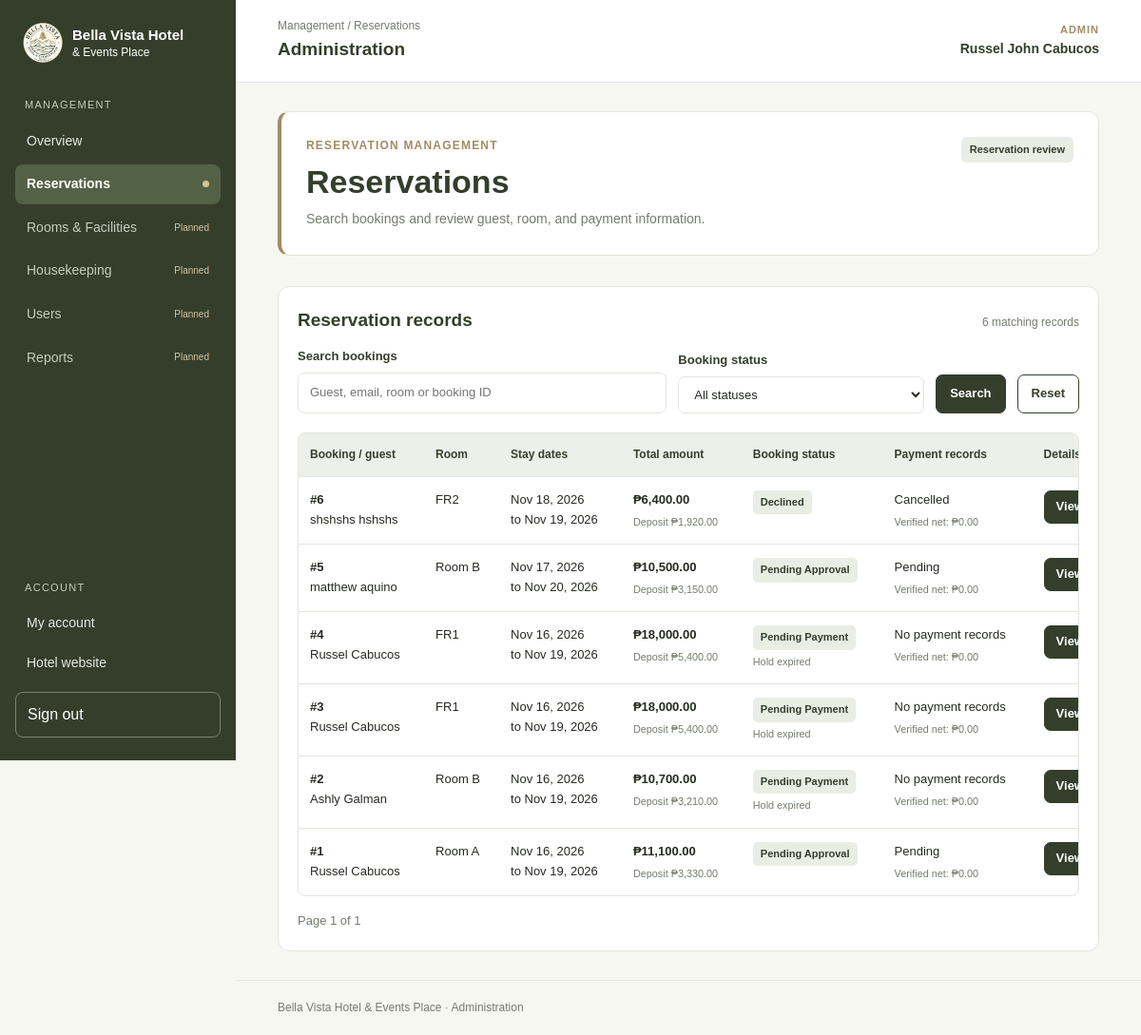
Page /admin/reservations.php (signed in) on the committed database.
### tables this page shows
CREATE TABLE `users` (
  `user_ID` int(10) UNSIGNED NOT NULL,
  `role_ID` int(10) UNSIGNED NOT NULL,
  `account_Status_ID` int(10) UNSIGNED NOT NULL,
  `first_Name` varchar(80) NOT NULL,
  `last_Name` varchar(80) NOT NULL,
  `email_Address` varchar(190) NOT NULL,
  `phone_Number` varchar(25) DEFAULT NULL,
  `password_Hash` varchar(255) DEFAULT NULL COMMENT 'NULL for a guest checkout without an account',
  `created_At` datetime NOT NULL DEFAULT current_timestamp(),
  `deleted_At` datetime DEFAULT NULL
);

CREATE TABLE `booking` (
  `booking_ID` int(10) UNSIGNED NOT NULL,
  `user_ID` int(10) UNSIGNED NOT NULL,
  `booking_Status_ID` int(10) UNSIGNED NOT NULL,
  `checkin_Date` datetime NOT NULL,
  `checkout_Date` datetime NOT NULL,
  `booking_Amount` decimal(12,2) NOT NULL,
  `required_Downpayment` decimal(12,2) NOT NULL,
  `confirmation_Code` varchar(60) DEFAULT NULL COMMENT 'Generated once confirmed',
  `hold_Expires_At` datetime DEFAULT NULL COMMENT 'Optional time limit for Pending Payment holds',
  `created_At` datetime NOT NULL DEFAULT current_timestamp(),
  `deleted_At` datetime DEFAULT NULL
);

CREATE TABLE `booking_status` (
  `booking_Status_ID` int(10) UNSIGNED NOT NULL,
  `booking_Status_Name` varchar(50) NOT NULL,
  `blocks_Availability` tinyint(1) NOT NULL DEFAULT 0,
  `requires_Hold_Expiry_Check` tinyint(1) NOT NULL DEFAULT 0,
  `is_Active` tinyint(1) NOT NULL DEFAULT 1
);

### includes/auth_session.php (called while the page is built, shortened)
<?php
function authCurrentUser(PDO $pdo, bool $lockForUpdate = false): ?array {
    $userID = $_SESSION['auth_user']['user_id'] ?? null;
    try {
        $sql = "
            SELECT u.user_ID, u.first_Name, u.last_Name,
                   u.email_Address, u.phone_Number, ur.role_Name
            FROM users u
            JOIN user_role ur ON ur.role_ID = u.role_ID
            JOIN account_status ast ON ast.account_Status_ID = u.account_Status_ID
            WHERE u.user_ID = :user_id
              AND u.deleted_At IS NULL
              AND u.password_Hash IS NOT NULL
              AND ur.is_Active = 1
              AND ast.is_Active = 1
              AND ast.account_Status_Name = 'Active'
              AND ur.role_Name IN ('Admin', 'Housekeeping', 'Guest')
        ";
        $stmt = $pdo->prepare($sql);
        $stmt->execute(['user_id' => $userID]);
        $user = $stmt->fetch(PDO::FETCH_ASSOC);
        return $_SESSION['auth_user'];
    } catch (PDOException $e) {
        error_log('Unable to refresh signed-in account: ' . $e->getMessage());
        return null;
    }
}
function authRoleAllowed(string $role, array $allowedRoles): bool {
    return in_array($role, ['Admin', 'Housekeeping', 'Guest'], true)
        && in_array($role, $allowedRoles, true);
}
function authRequireRoles(
    PDO $pdo,
    array $allowedRoles,
    ?string $loginPath = null,
    ?string $deniedPath = null
): array {
    $user = authCurrentUser($pdo);
    if ($user && authRoleAllowed($user['role'], $allowedRoles)) {
        return $user;
    }
    exit;
}
function authEscape($value): string {
    return htmlspecialchars(
        (string)$value,
        ENT_QUOTES,
        'UTF-8'
    );
}

### includes/admin_reservations.php (called while the page is built, shortened)
<?php
function adminReservationList(PDO $pdo, string $search, ?int $statusID, int $page, int $pageSize = 10): array {
    $where = ['b.deleted_At IS NULL'];
    $params = [];
    $from = ' FROM booking b JOIN users u ON u.user_ID = b.user_ID
        JOIN booking_status bs ON bs.booking_Status_ID = b.booking_Status_ID
        WHERE ' . implode(' AND ', $where);
    $stmt = $pdo->prepare('SELECT COUNT(*)' . $from);
    $stmt->execute($params);
    $total = (int)$stmt->fetchColumn();
    $pageSize = max(1, min(50, $pageSize));
    $pages = max(1, (int)ceil($total / $pageSize));
    $page = max(1, min($page, $pages));
    $sql = "SELECT b.booking_ID, b.confirmation_Code, b.checkin_Date, b.checkout_Date,
        b.booking_Amount, b.required_Downpayment, b.created_At,
        CONCAT_WS(' ', u.first_Name, u.last_Name) AS guest_name,
        bs.booking_Status_Name AS booking_status,
        (bs.requires_Hold_Expiry_Check = 1 AND b.hold_Expires_At IS NOT NULL
          AND b.hold_Expires_At <= NOW()) AS hold_expired,
        (SELECT GROUP_CONCAT(r.room_Code ORDER BY r.room_Code SEPARATOR ', ')
         FROM booking_room br JOIN room r ON r.room_ID = br.room_ID
         WHERE br.booking_ID = b.booking_ID AND br.deleted_At IS NULL) AS room_codes,
        (SELECT GROUP_CONCAT(DISTINCT ps.payment_Status_Name ORDER BY ps.payment_Status_Name SEPARATOR ', ')
         FROM payment p JOIN payment_status ps ON ps.payment_Status_ID = p.payment_Status_ID
         WHERE p.booking_ID = b.booking_ID AND p.deleted_At IS NULL) AS payment_statuses,
        (SELECT COALESCE(SUM(p.amount * pt.balance_Effect), 0)
         FROM payment p JOIN payment_status ps ON ps.payment_Status_ID = p.payment_Status_ID
         JOIN payment_type pt ON pt.payment_Type_ID = p.payment_Type_ID
         WHERE p.booking_ID = b.booking_ID AND p.deleted_At IS NULL AND ps.counts_As_Paid = 1) AS verified_paid"
        . $from . ' ORDER BY b.created_At DESC, b.booking_ID DESC LIMIT :limit OFFSET :offset';
    $stmt = $pdo->prepare($sql);
    $stmt->bindValue(':limit', $pageSize, PDO::PARAM_INT);
    $stmt->bindValue(':offset', ($page - 1) * $pageSize, PDO::PARAM_INT);
    $stmt->execute();
    return ['rows' => $stmt->fetchAll(PDO::FETCH_ASSOC), 'total' => $total, 'page' => $page, 'pages' => $pages, 'page_size' => $pageSize];
}

### admin/reservations.php (the view, shortened to what this page needs)
<?php
require_once __DIR__ . '/../includes/auth_session.php';
require_once __DIR__ . '/../includes/database.php';
$user = authRequireRoles($pdo, ['Admin'], '../pages/login.php', '../pages/auth_account.php');
require_once __DIR__ . '/../includes/admin_reservations.php';
$search = is_string($_GET['q'] ?? null) ? trim($_GET['q']) : '';
$statusID = filter_input(INPUT_GET, 'status', FILTER_VALIDATE_INT, ['options' => ['min_range' => 1]]);
$statusID = $statusID === false ? null : $statusID;
$page = filter_input(INPUT_GET, 'page', FILTER_VALIDATE_INT, ['options' => ['min_range' => 1]]) ?: 1;
$list = null;
try {
    $list = adminReservationList($pdo, $search, $statusID, $page);
} catch (Throwable $e) {
    error_log('Admin reservations: ' . $e->getMessage());
    $feedback = 'Unable to load reservation information. Please try again.';
}
function reservationUrl(string $search, ?int $status, int $page, ?int $detail = null): string {
    $query = ['q' => $search, 'status' => $status, 'page' => $page, 'detail' => $detail];
    return 'reservations.php?' . http_build_query(array_filter($query, static fn($v) => $v !== null && $v !== ''));
}
function reservationMoney($value): string {
    return '₱' . number_format((float)$value, 2);
}
function reservationDate(?string $value, bool $time = false): string {
    return $value ? date($time ? 'M j, Y · g:i A' : 'M j, Y', strtotime($value)) : '—';
}
?>
<!DOCTYPE html>
<html lang="en">
<head>
    <link rel="stylesheet" href="../assets/css/global_style.css">
    <link rel="stylesheet" href="../assets/css/admin_dashboard.css?v=3">
    <link rel="stylesheet" href="../assets/css/admin_reservations.css?v=2">
</head>
<body class="admin-page">
    <?php require __DIR__ . '/../includes/admin_sidebar.php'; ?>
    <div class="admin-workspace">
        <header class="admin-topbar">
            <div><p class="admin-breadcrumb">Management / Reservations</p><p class="admin-topbar-title">Administration</p></div>
            <a class="admin-profile" href="../pages/auth_account.php"><span class="admin-profile-role">Admin</span><span class="admin-profile-name"><?= authEscape(trim($user['first_name'] . ' ' . $user['last_name'])) ?></span></a>
        </header>
        <main class="admin-main" id="admin-main">
            <section class="admin-welcome">
                <div><p class="admin-eyebrow">Reservation management</p><h1>Reservations</h1><p>Search bookings and review guest, room, and payment information.</p></div>
                <span class="admin-workspace-badge">Reservation review</span>
            </section>
            <section class="reservation-panel admin-section" aria-labelledby="reservations-heading">
                <div class="admin-section-heading">
                    <h2 id="reservations-heading">Reservation records</h2>
                    <span class="admin-subtle"><?= $list ? number_format($list['total']) . ' matching records' : 'Records unavailable' ?></span>
                </div>
                <form method="GET" action="reservations.php" class="reservation-filter" novalidate>
                    <label>Search bookings<input name="q" type="search" maxlength="190" value="<?= authEscape($search) ?>" placeholder="Guest, email, room or booking ID"></label>
                    <label>Booking status<select name="status"><option value="">All statuses</option>
                    </select></label>
                    <button class="reservation-button" type="submit">Search</button>
                    <a class="reservation-secondary" href="reservations.php">Reset</a>
                </form>
                <?php if ($list !== null): ?>
                    <div class="reservation-table-wrap" tabindex="0" aria-label="Reservation records, scroll horizontally if needed">
                        <table class="reservation-table">
                            <thead><tr><th scope="col">Booking / guest</th><th scope="col">Room</th><th scope="col">Stay dates</th><th scope="col">Total amount</th><th scope="col">Booking status</th><th scope="col">Payment records</th><th scope="col">Details</th></tr></thead>
                            <tbody>
                            <?php foreach ($list['rows'] as $row): ?>
                                <tr>
                                    <td><strong>#<?= (int)$row['booking_ID'] ?></strong><span><?= authEscape($row['guest_name']) ?></span></td>
                                    <td><?= authEscape($row['room_codes'] ?? 'Not assigned') ?></td>
                                    <td><?= authEscape(reservationDate($row['checkin_Date'])) ?><span>to <?= authEscape(reservationDate($row['checkout_Date'])) ?></span></td>
                                    <td><strong><?= authEscape(reservationMoney($row['booking_Amount'])) ?></strong><small>Deposit <?= authEscape(reservationMoney($row['required_Downpayment'])) ?></small></td>
                                    <td><span class="reservation-status"><?= authEscape($row['booking_status']) ?></span><?php if ($row['hold_expired']): ?><small>Hold expired</small><?php endif; ?></td>
                                    <td><?= authEscape($row['payment_statuses'] ?? 'No payment records') ?><small>Verified net: <?= authEscape(reservationMoney($row['verified_paid'])) ?></small></td>
                                    <td><a class="reservation-detail-link" href="<?= authEscape(reservationUrl($search, $statusID, $list['page'], (int)$row['booking_ID'])) ?>">View</a></td>
                                </tr>
                            <?php endforeach; ?>
                            </tbody>
                        </table>
                    </div>
                    <nav class="reservation-pagination" aria-label="Reservation pages">
                        <span>Page <?= $list['page'] ?> of <?= $list['pages'] ?></span>
                    </nav>
                <?php endif; ?>
            </section>
        </main>
        <footer class="admin-footer">Bella Vista Hotel &amp; Events Place &middot; Administration</footer>
    </div>
</body>
</html>

### assets/css/global_style.css (style rules this page uses)
:root { --primary: #353E2B; --secondary: #A18C64; --cream: #F2EFE7; --white: #FFFFFF; --text: #252B23; }
* { margin: 0; padding: 0; box-sizing: border-box; }
html { scroll-behavior: smooth; }
body { font-family: Arial, sans-serif; color: var(--text); line-height: 1.6; }
a { text-decoration: none; color: inherit; }

### assets/css/admin_dashboard.css (style rules this page uses)
:root { --admin-sidebar: 248px; --admin-surface: #ffffff; --admin-background: #f7f7f2; --admin-border: #e4e6df; --admin-muted: #747b70; --admin-sidebar-text: #e8e9e2; }
.admin-page { display: grid; grid-template-columns: var(--admin-sidebar) minmax(0, 1fr); min-height: 100vh; background: var(--admin-background); }
.admin-workspace { display: flex; flex-direction: column; min-width: 0; min-height: 100vh; }
.admin-topbar { display: flex; justify-content: space-between; align-items: center; gap: 16px; padding: 18px clamp(20px, 4vw, 44px); background: var(--admin-surface); border-bottom: 1px solid var(--admin-border); }
.admin-breadcrumb { color: var(--admin-muted); font-size: 12px; }
.admin-topbar-title { font-size: 19px; font-weight: 700; color: var(--primary); }
.admin-profile { display: flex; flex-direction: column; align-items: flex-end; min-width: 0; max-width: 45%; }
.admin-profile-role { color: var(--secondary); text-transform: uppercase; font-size: 11px; font-weight: 700; letter-spacing: 1px; }
.admin-profile-name { color: var(--primary); font-weight: 600; font-size: 14px; overflow-wrap: anywhere; text-align: right; }
.admin-main { width: min(100%, 1440px); margin: 0 auto; padding: 30px clamp(20px, 4vw, 44px); flex: 1; }
.admin-welcome { display: flex; justify-content: space-between; align-items: flex-start; gap: 18px; padding: 26px; background: var(--admin-surface); border: 1px solid var(--admin-border); border-left: 4px solid var(--secondary); border-radius: 12px; overflow-wrap: anywhere; }
.admin-eyebrow { font-size: 12px; font-weight: 700; text-transform: uppercase; letter-spacing: 1.2px; color: var(--secondary); }
.admin-welcome h1 { color: var(--primary); font-size: clamp(25px, 4vw, 34px); line-height: 1.25; margin: 7px 0; }
.admin-welcome p:last-child { color: var(--admin-muted); font-size: 14px; }
.admin-workspace-badge, .admin-planned-badge { display: inline-block; border-radius: 6px; color: var(--primary); background: #e9ede4; padding: 5px 9px; font-size: 11px; font-weight: 700; white-space: nowrap; }
.admin-section { margin-top: 32px; }
.admin-section-heading { display: flex; flex-wrap: wrap; align-items: baseline; justify-content: space-between; gap: 8px; margin-bottom: 13px; }
.admin-section-heading h2 { font-size: 19px; color: var(--primary); }
.admin-subtle { color: var(--admin-muted); font-size: 12px; }
.admin-footer { padding: 19px clamp(20px, 4vw, 44px); border-top: 1px solid var(--admin-border); font-size: 12px; color: var(--admin-muted); }

### rows in the picture
users: first_Name+last_Name "Russel John Cabucos"
booking: booking_ID "6", guest_name "shshshs hshshs", room_codes "FR2", checkin_Date "Nov 18, 2026", checkout_Date "Nov 19, 2026", booking_Amount "₱6,400.00", required_Downpayment "₱1,920.00", booking_Status_ID.booking_Status_Name "Declined", payment_statuses "Cancelled", verified_paid "₱0.00"
booking: booking_ID "5", guest_name "matthew aquino", room_codes "Room B", checkin_Date "Nov 17, 2026", checkout_Date "Nov 20, 2026", booking_Amount "₱10,500.00", required_Downpayment "₱3,150.00", booking_Status_ID.booking_Status_Name "Pending Approval", payment_statuses "Pending", verified_paid "₱0.00"
booking: booking_ID "4", guest_name "Russel Cabucos", room_codes "FR1", checkin_Date "Nov 16, 2026", checkout_Date "Nov 19, 2026", booking_Amount "₱18,000.00", required_Downpayment "₱5,400.00", booking_Status_ID.booking_Status_Name "Pending Payment", shows "Hold expired", payment_statuses "No payment records", verified_paid "₱0.00"
booking: booking_ID "3", guest_name "Russel Cabucos", room_codes "FR1", checkin_Date "Nov 16, 2026", checkout_Date "Nov 19, 2026", booking_Amount "₱18,000.00", required_Downpayment "₱5,400.00", booking_Status_ID.booking_Status_Name "Pending Payment", shows "Hold expired", payment_statuses "No payment records", verified_paid "₱0.00"
booking: booking_ID "2", guest_name "Ashly Galman", room_codes "Room B", checkin_Date "Nov 16, 2026", checkout_Date "Nov 19, 2026", booking_Amount "₱10,700.00", required_Downpayment "₱3,210.00", booking_Status_ID.booking_Status_Name "Pending Payment", shows "Hold expired", payment_statuses "No payment records", verified_paid "₱0.00"
booking: booking_ID "1", guest_name "Russel Cabucos", room_codes "Room A", checkin_Date "Nov 16, 2026", checkout_Date "Nov 19, 2026", booking_Amount "₱11,100.00", required_Downpayment "₱3,330.00", booking_Status_ID.booking_Status_Name "Pending Approval", payment_statuses "Pending", verified_paid "₱0.00"

### other values in the picture
authEscape($module['label']) "Reservations"
authEscape($module['label']) "Rooms & Facilities"
authEscape($module['label']) "Housekeeping"
authEscape($module['label']) "Users"
authEscape($module['label']) "Reports"
$list['total'] "6"
$list['page'] "1"
$list['pages'] "1"
